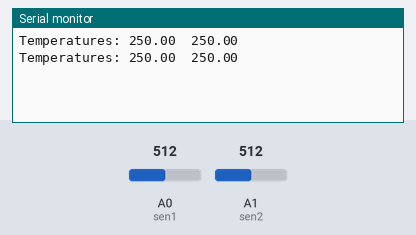
Simulated run of this sketch. Board: Arduino Mega 2560, built with avr-gcc and run on an emulated ATmega2560. On the bench: the last lines printed to the serial monitor. Inputs (shaded band) come from the test bench; at power-on: A0 (sen1) = 512, A1 (sen2) = 512.

Above: at 1.8 s.
1.9 s: A0 (sen1) set to 716
At 2.7 s:
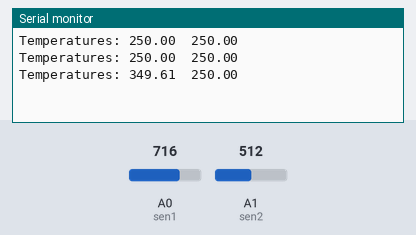
3.4 s: A1 (sen2) set to 716
At 4.3 s:
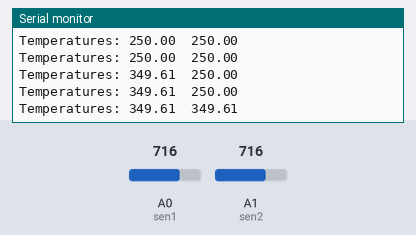
4.9 s: A0 (sen1) set to 900
At 5.8 s:
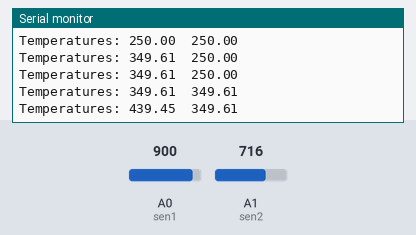
6.4 s: A1 (sen2) set to 900
At 7.8 s:
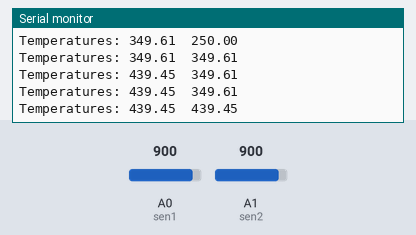
Timing chart, 0 to 8.9 s (numbered marks = the images above; inputs shaded):
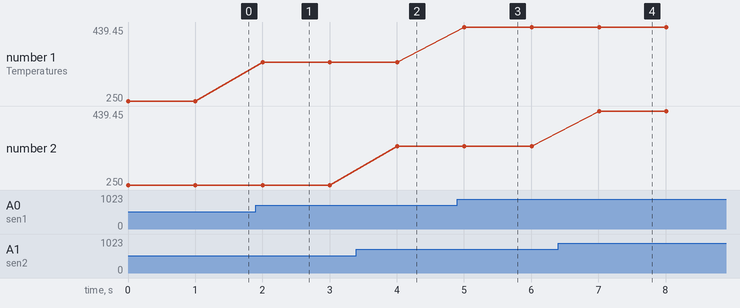

Measured:
- after the input at 1.9 s, the serial monitor: prints a new line after 0.10 s (image 1)
- after the input at 3.4 s, the serial monitor: prints a new line after 0.61 s (image 2)
- after the input at 4.9 s, the serial monitor: prints a new line after 0.11 s (image 3)
- after the input at 6.4 s, the serial monitor: prints a new line after 0.61 s (image 4)
- plotted number 1: 250 → 349.61 after the input at 1.9 s, 349.61 → 439.45 after the input at 4.9 s

The sketch:

Test_LM35D.ino
```cpp
//Testing DLM35D Temperature Sensor
//On Arduino MEGA 2560 + ESP12 Board
//Guining Pertin - 17 Aug
//0 to +100 C
//Linear output voltage at 10mV per degree Celsius

#define sen1 A0
#define sen2 A1

float val_sen1;
float temp1;
float val_sen2;
float temp2;

void setup() {
  // put your setup code here, to run once:
  Serial.begin(115200);
}

void loop() {
  // put your main code here, to run repeatedly:
  val_sen1 = analogRead(sen1);
  val_sen2 = analogRead(sen2);
  //Since voltage increases by 10mV for every degree Celsius
  //Total temp that can be represented is 5/10m C = 500 C
  //This is the variation along 1024 units
  //So for each unit, the temp is 500/1024 C
  temp1 = val_sen1*500.0/1024.0;
  temp2 = val_sen2*500.0/1024.0;
  Serial.print("Temperatures: ");
  Serial.print(temp1);
  Serial.print('\t');
  Serial.println(temp2);
  delay(1000);
}
```
